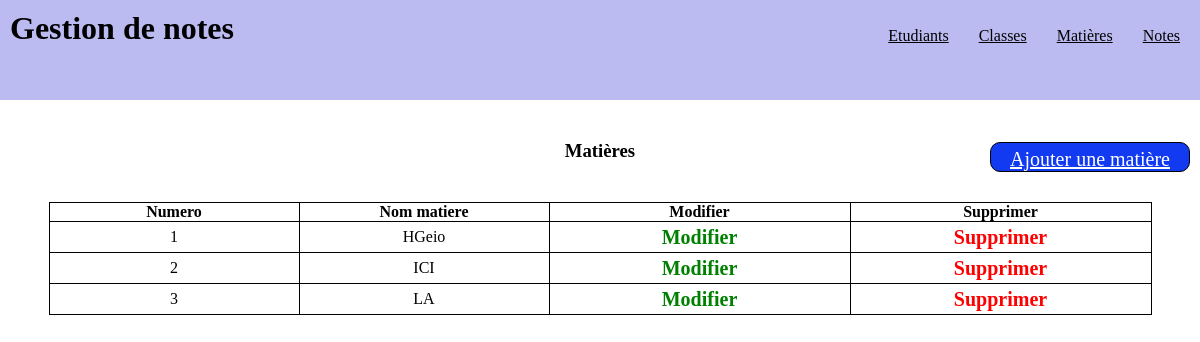
The app's page /matieres.php with its own data.
### tables this page shows
CREATE TABLE `matiere` (
  `id` int(4) NOT NULL,
  `nom` varchar(30) NOT NULL
);

### matieres.php (the view, shortened to what this page needs)
<?php
include "header.php";
include "connexion_bdd.php";
?>
<!DOCTYPE html>
<html lang="en">
<head>
    <link rel="stylesheet" href="style.css">
</head>
<body>
    <div  class="sous_titre">
        <h3>Matières</h3>
    </div>
    <div class="un_bouton">
        <a href="ajouter_matiere.php">Ajouter une matière</a>
    </div>
    <table class="la_table">
            <tr>
                <th>Numero</th>
                <th>Nom matiere</th>
                <th>Modifier</th>
                <th>Supprimer</th>
            </tr>
            <?php
            $requete =
            "SELECT matiere.id as id_mat, matiere.nom as le_nom
            FROM  matiere";
            $resultat = $connexion->query($requete);
            $compter = 0;
            if ($resultat->num_rows > 0) {
                while ($row = $resultat->fetch_assoc()) {
                    $compter = $compter + 1;
                    echo "<tr><td>" . $compter . "</td>";
                    echo "<td>" . $row["le_nom"] . "</td>";
                    $id_val = $row["id_mat"];
                    echo'
                    <td><form action="modifier_matiere.php" method="post" enctype="multipart/form-data">
                    <input type="text" value="'.$id_val.'" name="id_val"  hidden>
                    <input type="submit" value="Modifier" class="modifier">
                    </form></td>
                    ';
                    echo'
                    <td><form action="supprimer_matiere.php" method="post" enctype="multipart/form-data">
                    <input type="text" value="'.$id_val.'" name="id_val"  hidden>
                    <input type="submit" value="Supprimer" class="supprimer">
                    </form></td></tr>
                    ';
                }
            }
            ?>
    </table>
</body>
</html>

### style.css (style rules this page uses)
body { margin: 0; }
.sous_titre, .la_table { text-align: center; display: flex; align-items: center; justify-content: center; margin-top: 40px; }
.la_table { border-collapse: collapse; }
.la_table tr th, td { width: 250px; border: 1px solid black; }
.envoyer, input, select { border: 1px solid black; height: 30px; width: 300px; margin-top: 30px; font-size: 20px; border-radius: 10px; }
.un_bouton { position: absolute; right: 0; border: 1px solid black; background-color: rgb(18, 59, 241); border-radius: 10px; height: 30px; padding-top: 5px; margin-top: -20px; width: 200px; margin-right: 10px; text-align: center; align-items: center; justify-content: center; }
.un_bouton a { color: white; font-size: 20px; }
* { margin: 0; padding: 0; box-sizing: border-box; font-family: "Poppins", "sans-serif"; }

### matieres.php (style rules this page uses)
th { border : 1px solid black; }
.modifier { border : none; background : none; color : green; border-radius : 0px; font-weight: bolder; margin-top : 0px; }
.supprimer { border : none; background : none; color : red; font-weight: bolder; margin-top : 0px; }

### records on screen
matiere: nom "HGeio"
matiere: nom "ICI"
matiere: nom "LA"
